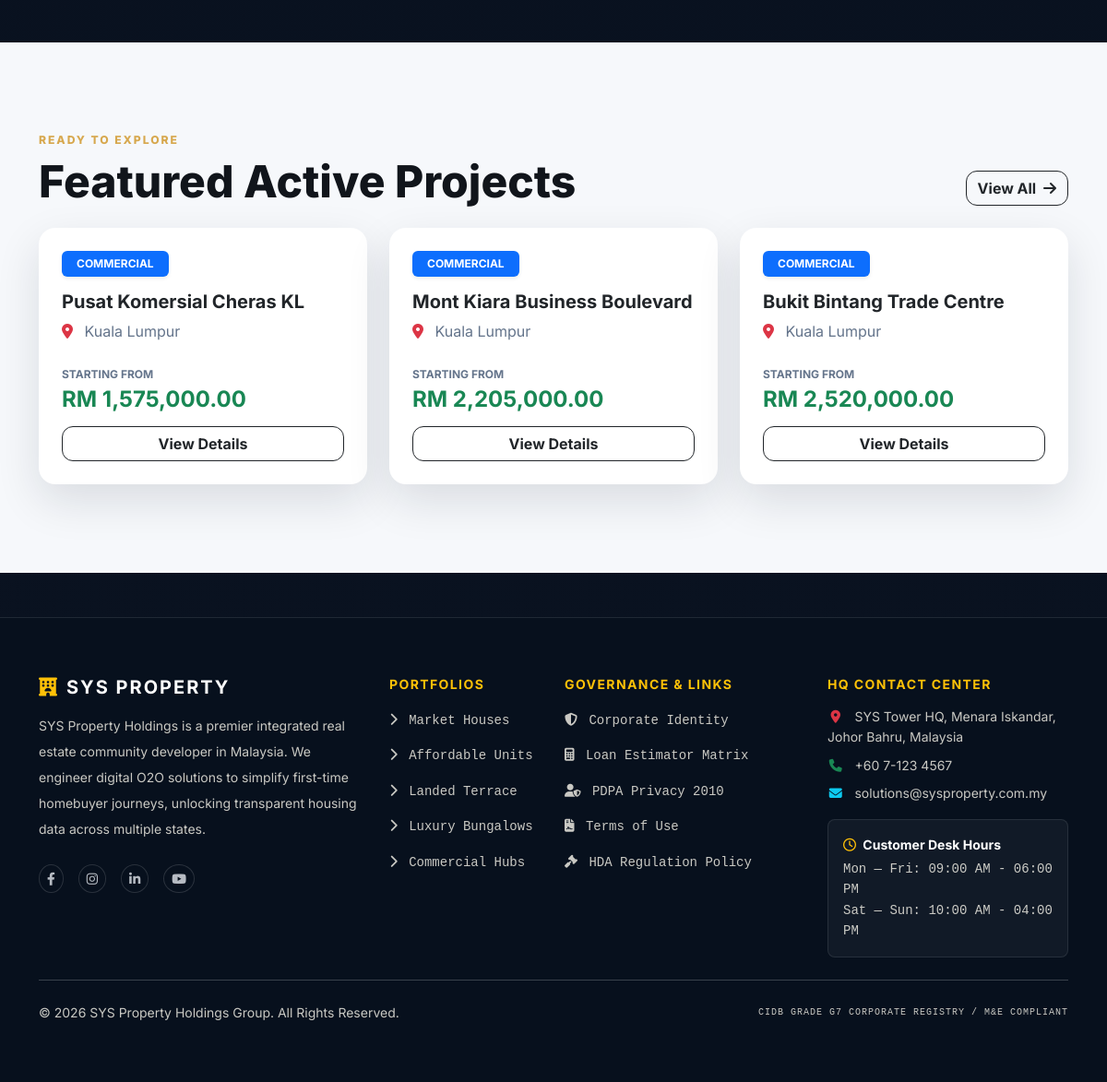
Before: / (lower part) with the older database file.
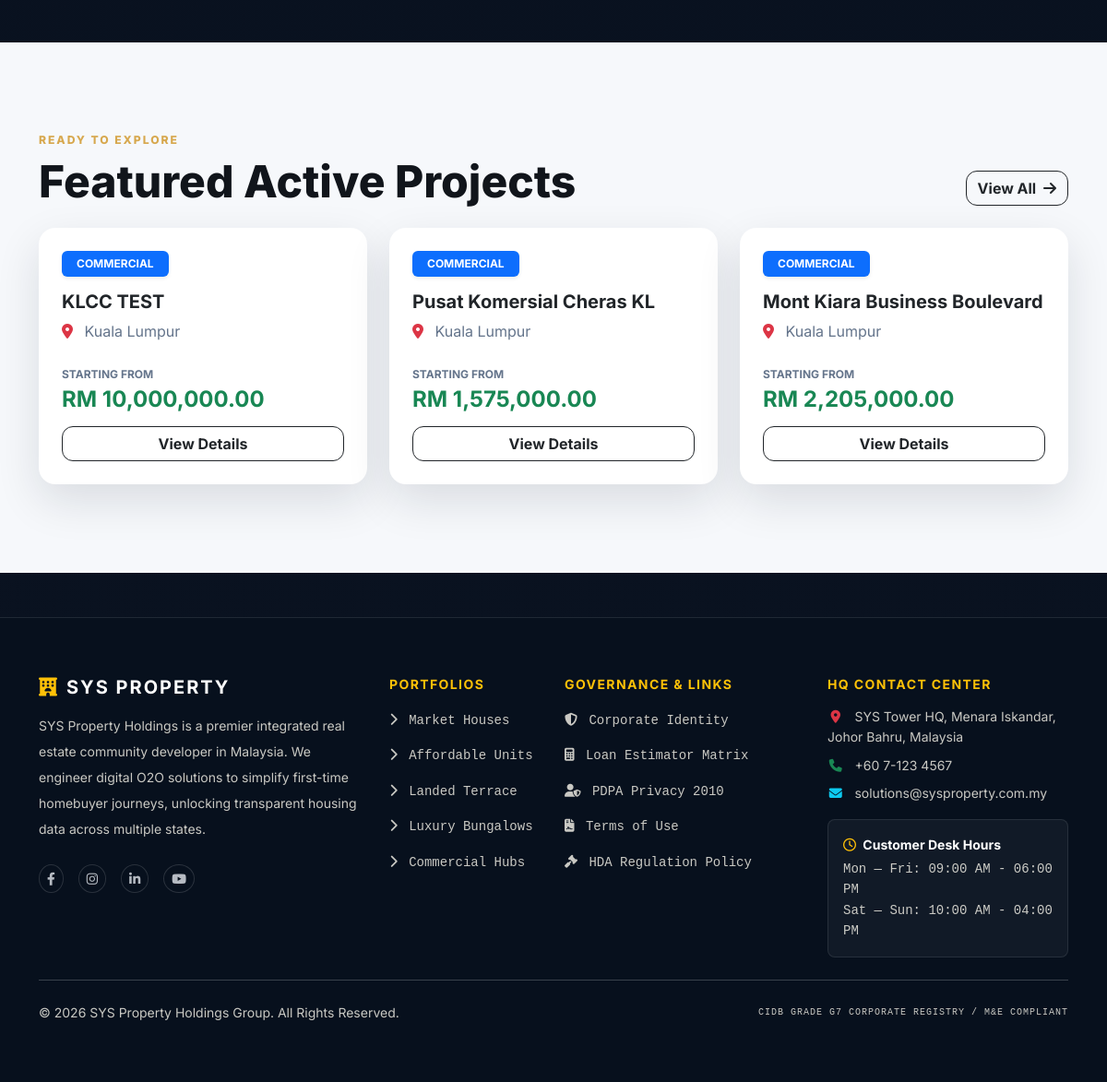
After: the same page with the newer database file.
### tables this page shows
CREATE TABLE `properties` (
  `property_id` int(11) NOT NULL,
  `property_code` varchar(20) NOT NULL,
  `project_name` varchar(255) NOT NULL,
  `state` varchar(100) NOT NULL,
  `property_type` enum('AFFORDABLE','TERRACE','BUNGALOW','COMMERCIAL','APARTMENT') NOT NULL,
  `price` decimal(12,2) NOT NULL,
  `total_units` int(11) NOT NULL,
  `built_up_sqft` int(11) NOT NULL,
  `income_limit_rm` decimal(10,2) DEFAULT NULL,
  `status` enum('ACTIVE','SOLD_OUT','ARCHIVED') NOT NULL DEFAULT 'ACTIVE',
  `image_filename` varchar(255) NOT NULL,
  `image_search_keyword` varchar(255) NOT NULL,
  `is_affordable` tinyint(1) NOT NULL DEFAULT 0
);

### index.php (the view, shortened to what this page needs)
<?php
$catalog_link = 'login.php';
include 'includes/header.php';
?>
<section class="bg-light py-5">
    <div class="container my-5">
        <div class="d-flex flex-wrap justify-content-between align-items-end gap-3 mb-4">
            <div>
                <div class="section-kicker mb-2">Ready to explore</div>
                <h2 class="section-title mb-0">Featured Active Projects</h2>
            </div>
            <a href="<?php echo $catalog_link; ?>" class="btn btn-outline-dark">View All <i class="fas fa-arrow-right ms-1"></i></a>
        </div>
        <div class="row g-4">
        <?php
        if(isset($conn)) {
            $sql = "SELECT property_id, project_name, state, property_type, price FROM properties WHERE status = 'ACTIVE' ORDER BY property_id DESC LIMIT 3";
            $result = $conn->query($sql);
            if ($result && $result->num_rows > 0) {
                while ($row = $result->fetch_assoc()) {
                    $formatted_price = number_format($row['price'], 2);
                    $detail_link = $catalog_link === 'login.php' ? 'login.php' : (isset($_SESSION['role']) && $_SESSION['role'] === 'CUSTOMER' ? 'customer/property_detail.php?id='.$row['property_id'] : 'property_detail.php?id='.$row['property_id']);
                    echo '<div class="col-md-4">';
                    echo '<div class="card h-100 border-0 hover-card">';
                    echo '<div class="card-body p-4 d-flex flex-column">';
                    echo '<div><span class="badge bg-primary mb-3 px-3 py-2 shadow-sm">'. htmlspecialchars($row['property_type']). '</span></div>';
                    echo '<h5 class="card-title fw-bold text-dark mb-2">'. htmlspecialchars($row['project_name']). '</h5>';
                    echo '<p class="card-text text-muted mb-4"><i class="fas fa-map-marker-alt text-danger me-2"></i> '. htmlspecialchars($row['state']). '</p>';
                    echo '<div class="mt-auto">';
                    echo '<small class="text-muted fw-bold d-block mb-1" style="font-size: 0.75rem;">STARTING FROM</small>';
                    echo '<h4 class="text-success fw-bold mb-3">RM '. $formatted_price. '</h4>';
                    echo '<a href="'.$detail_link.'" class="btn btn-outline-dark w-100">View Details</a>';
                    echo '</div>';
                    echo '</div>';
                    echo '</div>';
                    echo '</div>';
                }
            } else {
                echo '<div class="col-12 text-center py-4"><p class="text-muted">No active projects currently listed.</p></div>';
            }
        }
        ?>
        </div>
    </div>
</section>
<?php include 'includes/footer.php';?>

Changed rows visible on the page:
no longer on this page (row unchanged): properties: property_type "COMMERCIAL", project_name "Bukit Bintang Trade Centre", state "Kuala Lumpur", price "2,520,000.00"
added properties: property_type "COMMERCIAL", project_name "KLCC TEST", state "Kuala Lumpur", price "10,000,000.00"
